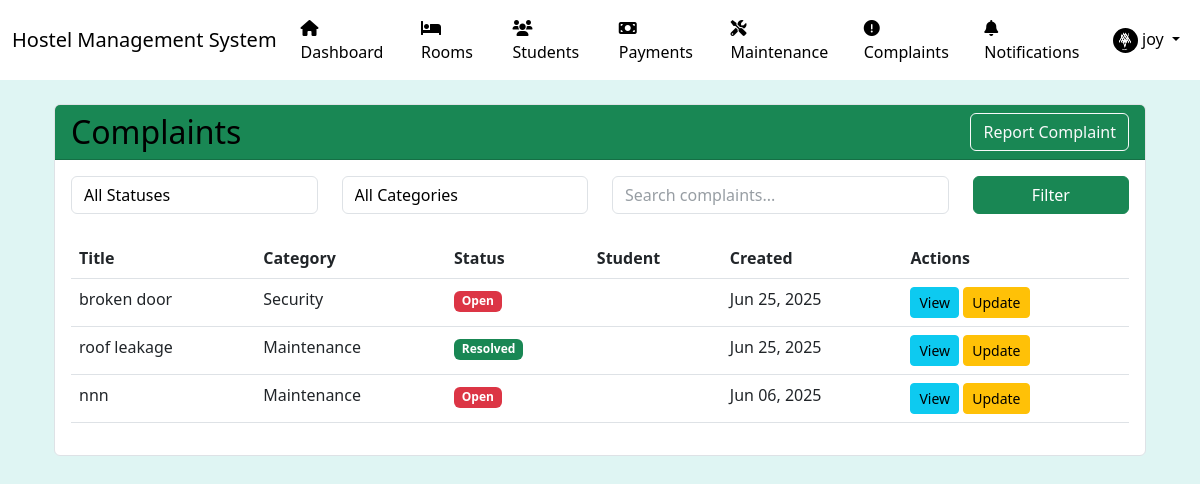
Page /complaints/ (signed in) on the committed database.
### users/models.py (models this page shows, shortened)
class User(AbstractUser):
    USER_TYPE_CHOICES = (
        ('admin', 'Administrator'),
        ('staff', 'Staff'),
        ('student', 'Student'),
        ('parent', 'Parent/Guardian'),
    )
    THEME_CHOICES = (
        ('light', 'Light'),
        ('dark', 'Dark'),
    )
    user_type = models.CharField(max_length=20, choices=USER_TYPE_CHOICES, default='student')
    phone_number = models.CharField(max_length=15, blank=True)
    address = models.TextField(blank=True)
    profile_picture = models.ImageField(upload_to='profile_pics/', blank=True, null=True)
    date_of_birth = models.DateField(null=True, blank=True)
    emergency_contact = models.CharField(max_length=15, blank=True)
    theme_preference = models.CharField(max_length=10, choices=THEME_CHOICES, default='light')
    created_at = models.DateTimeField(auto_now_add=True)
    updated_at = models.DateTimeField(auto_now=True)
    class Meta:
        verbose_name = 'User'
        verbose_name_plural = 'Users'
    def is_admin(self):
        return self.user_type == 'admin'

### core/models.py (models this page shows, shortened)
class Complaint(models.Model):
    STATUS_CHOICES = (
        ('open', 'Open'),
        ('in_progress', 'In Progress'),
        ('resolved', 'Resolved'),
        ('closed', 'Closed'),
    )
    CATEGORY_CHOICES = (
        ('maintenance', 'Maintenance'),
        ('cleanliness', 'Cleanliness'),
        ('security', 'Security'),
        ('noise', 'Noise'),
        ('facility', 'Facility'),
        ('other', 'Other'),
    )
    title = models.CharField(max_length=200)
    description = models.TextField()
    category = models.CharField(max_length=20, choices=CATEGORY_CHOICES)
    status = models.CharField(max_length=20, choices=STATUS_CHOICES, default='open')
    room = models.ForeignKey(Room, on_delete=models.SET_NULL, null=True, related_name='complaints')
    reported_by = models.ForeignKey(User, on_delete=models.CASCADE, related_name='reported_complaints')
    assigned_to = models.ForeignKey(User, on_delete=models.SET_NULL, null=True, related_name='assigned_complaints')
    resolution = models.TextField(blank=True)
    resolved_at = models.DateTimeField(null=True, blank=True)
    created_at = models.DateTimeField(auto_now_add=True)
    updated_at = models.DateTimeField(auto_now=True)
    class Meta:
        verbose_name = 'Complaint'
        verbose_name_plural = 'Complaints'
        ordering = ['-created_at', 'status']

### core/views.py (the view, shortened to what this page needs)
# urls.py: path('complaints/', core_views.complaint_list, name='complaint_list'),
@login_required
def complaint_list(request):
    status = request.GET.get('status', '')
    category = request.GET.get('category', '')
    search_query = request.GET.get('search', '')
    complaints = Complaint.objects.all().order_by('-created_at')
    if status:
        complaints = complaints.filter(status=status)
    if category:
        complaints = complaints.filter(category=category)
    paginator = Paginator(complaints, 10)  # Show 10 complaints per page
    page_number = request.GET.get('page')
    page_obj = paginator.get_page(page_number)
    context = {
        'page_obj': page_obj,
        'status_choices': Complaint.STATUS_CHOICES,
        'category_choices': Complaint.CATEGORY_CHOICES,
        'selected_status': status,
        'selected_category': category,
        'search_query': search_query,
    }
    return render(request, 'core/complaint_list.html', context)

### core/templatetags/notification_tags.py (called while the page is built)
@register.simple_tag
def get_unread_notifications_count(user):
    return Notification.objects.filter(recipients=user).exclude(read_by=user).count()

### templates/core/complaint_list.html (shortened to what this page needs)
{% extends 'base.html' %}
{% block content %}
<div class="container mt-4">
    <div class="card">
        <div class="card-header bg-success d-flex justify-content-between align-items-center">
            <h2 class="mb-0">Complaints</h2>
            <a href="{% url 'create_complaint' %}" class="btn btn-outline-light">Report Complaint</a>
        </div>
        <div class="card-body">
            <form method="get" class="mb-4">
                <div class="row">
                    <div class="col-md-3">
                        <select name="status" class="form-control">
                            <option value="">All Statuses</option>
                        </select>
                    </div>
                    <div class="col-md-3">
                        <select name="category" class="form-control">
                            <option value="">All Categories</option>
                        </select>
                    </div>
                    <div class="col-md-4">
                        <input type="text" name="search" class="form-control" placeholder="Search complaints..." value="{{ search_query }}">
                    </div>
                    <div class="col-md-2">
                        <button type="submit" class="btn btn-success w-100">Filter</button>
                    </div>
                </div>
            </form>
            <div class="table-responsive">
                <table class="table table-hover">
                    <thead>
                        <tr>
                            <th>Title</th>
                            <th>Category</th>
                            <th>Status</th>
                            <th>Student</th>
                            <th>Created</th>
                            <th>Actions</th>
                        </tr>
                    </thead>
                    <tbody>
                        {% for complaint in page_obj %}
                        <tr>
                            <td>{{ complaint.title }}</td>
                            <td>{{ complaint.get_category_display }}</td>
                            <td>
                                <span class="badge {% if complaint.status == 'open' %}bg-danger{% elif complaint.status == 'in_progress' %}bg-warning{% elif complaint.status == 'resolved' %}bg-success{% else %}bg-secondary{% endif %}">
                                    {{ complaint.get_status_display }}
                                </span>
                            </td>
                            <td>{{ complaint.student.get_full_name }}</td>
                            <td>{{ complaint.created_at|date:"M d, Y" }}</td>
                            <td>
                                <a href="{% url 'complaint_detail' complaint.id %}" class="btn btn-sm btn-info">View</a>
                                {% if user == complaint.student or user.is_staff %}
                                <a href="{% url 'update_complaint' complaint.id %}" class="btn btn-sm btn-warning">Update</a>
                                {% endif %}
                            </td>
                        </tr>
                        {% empty %}
                        <tr>
                            <td colspan="6" class="text-center">No complaints found.</td>
                        </tr>
                        {% endfor %}
                    </tbody>
                </table>
            </div>
        </div>
    </div>
</div>
{% endblock %}

### templates/base.html (shortened to what this page needs)
<!DOCTYPE html>
<html lang="en" data-theme="{{ user.theme_preference|default:'light' }}">
<head>
    <link href="https://cdn.jsdelivr.net/npm/bootstrap@5.3.0/dist/css/bootstrap.min.css" rel="stylesheet">
    <link href="https://cdnjs.cloudflare.com/ajax/libs/font-awesome/6.0.0/css/all.min.css" rel="stylesheet">
</head>
<body>
    {% if user.is_authenticated %}
    <nav class="navbar navbar-expand-lg navbar-light navbar-custom">
        <div class="container-fluid">
            <a class="navbar-brand" href="{% url 'dashboard' %}">Hostel Management System</a>
            <div class="collapse navbar-collapse" id="navbarNav">
                <ul class="navbar-nav me-auto">
                    {% if user.is_admin %}
                    <li class="nav-item">
                        <a class="nav-link" href="{% url 'dashboard' %}"><i class="fas fa-home"></i> Dashboard</a>
                    </li>
                    {% endif %}
                    <li class="nav-item">
                        <a class="nav-link" href="{% url 'room_list' %}"><i class="fas fa-bed"></i> Rooms</a>
                    </li>
                    <li class="nav-item">
                        <a class="nav-link" href="{% url 'student_list' %}"><i class="fas fa-users"></i> Students</a>
                    </li>
                    {% if user.is_admin %}
                    <li class="nav-item">
                        <a class="nav-link" href="{% url 'payment_list' %}"><i class="fas fa-money-bill"></i> Payments</a>
                    </li>
                    {% endif %}
                    <li class="nav-item">
                        <a class="nav-link" href="{% url 'maintenance_list' %}"><i class="fas fa-tools"></i> Maintenance</a>
                    </li>
                    <li class="nav-item">
                        <a class="nav-link" href="{% url 'complaint_list' %}"><i class="fas fa-exclamation-circle"></i> Complaints</a>
                    </li>
                    <li class="nav-item">
                        <a class="nav-link" href="{% url 'notification_list' %}">
                            <i class="fas fa-bell"></i> Notifications
                            {% load notification_tags %}
                            {% get_unread_notifications_count request.user as unread_count %}
                        </a>
                    </li>
                </ul>
                <ul class="navbar-nav">
                    <li class="nav-item dropdown">
                        <a class="nav-link dropdown-toggle" href="#" id="navbarDropdown" role="button" data-bs-toggle="dropdown">
                            {% if user.profile_picture %}
                                <img src="{{ user.profile_picture.url }}" alt="{{ user.username }}" class="rounded-circle" width="25" height="25">
                            {% else %}
                                <i class="fas fa-user"></i>
                            {% endif %}
                            {{ user.username }}
                        </a>
                    </li>
                </ul>
            </div>
        </div>
    </nav>
    {% endif %}
    <div class="container mt-4">
        {% block content %}{% endblock %}
    </div>
</body>
</html>

### templates/base.html (style rules this page uses)
:root[data-theme="light"] { --bg-color: #dff5f3; --text-color: #000000; --navbar-bg: #ffffff; --card-bg: #ffffff; --border-color: #dee2e6; --nav-text-color: #000000; --link-color: #000000; --link-hover-color: #333333; --input-bg: #ffffff; --input-text: #000000; --input-placeholder: #6c757d; }
body { background: var(--bg-color); color: var(--text-color); }
.navbar-custom { background-color: var(--navbar-bg) !important; position: relative; z-index: 1030; }
.navbar-custom .navbar-brand, .navbar-custom .nav-link, .navbar-custom .navbar-text { color: var(--nav-text-color) !important; }
.card { background-color: var(--card-bg); border-color: var(--border-color); color: var(--text-color); }
.form-control { background-color: var(--input-bg) !important; color: var(--input-text) !important; border-color: var(--border-color) !important; }
.form-control::placeholder { color: var(--input-placeholder) !important; opacity: 0.7 !important; }

### rows in the picture
User: profile_picture (picture), username "joy"
Complaint: title "broken door", category "Security", status "Open", created_at "Jun 25, 2025"
Complaint: title "roof leakage", category "Maintenance", status "Resolved", created_at "Jun 25, 2025"
Complaint: title "nnn", category "Maintenance", status "Open", created_at "Jun 06, 2025"
